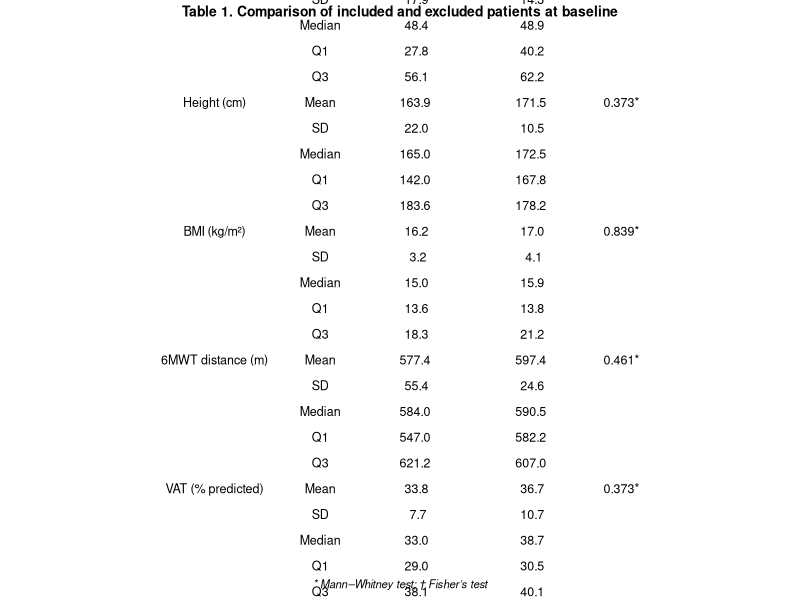

R code for this plot: (Note: this script raises an error after producing the figure.)
## ---- chunk 1
knitr::opts_chunk$set(echo = TRUE, warning = FALSE, message = FALSE)
## ---- chunk 2
packages <- c("readxl", "dplyr", "gridExtra", "tidyr", "ggplot2", "grid")

for (pkg in packages) {
  if (!require(pkg, character.only = TRUE)) {
    install.packages(pkg)
    library(pkg, character.only = TRUE)
  }
}
## ---- chunk 3
# Load package
library(readxl)

# Import datasets
included_data <- read_excel("../data/data_clean.xlsx")
excluded_data <- read_excel("../data/data_excluded.xlsx")

# Check structure
str(included_data)
str(excluded_data)
## ---- chunk 4

library(dplyr)
library(gridExtra)
library(grid)

# Descriptive statistics of included and excluded patients at baseline

# Fonction descriptive
describe <- function(x) {
  data.frame(
    Statistic = c("Mean", "SD", "Median", "Q1", "Q3"),
    Value = c(
      mean(x, na.rm = TRUE),
      sd(x, na.rm = TRUE),
      median(x, na.rm = TRUE),
      quantile(x, 0.25, na.rm = TRUE),
      quantile(x, 0.75, na.rm = TRUE)
    )
  )
}

vars <- c("age", "weight_kg", "height_cm", "bmi_kg_cm2",
          "6minwt_distance_traveled_m_before",
          "vat_before",
          "pedsql_totalself_before")

labels <- c(
  "Age (years)",
  "Weight (kg)",
  "Height (cm)",
  "BMI (kg/m²)",
  "6MWT distance (m)",
  "VAT (% predicted)",
  "PedsQL score (0–100)"
)

# Total sample sizes
n_inc_total <- nrow(included_data)
n_exc_total <- nrow(excluded_data)

table_list <- list()

for(i in seq_along(vars)) {
  
  var <- vars[i]
  
  x <- included_data[[var]]
  y <- excluded_data[[var]]
  
  x_clean <- x[!is.na(x)]
  y_clean <- y[!is.na(y)]
  
  p_val <- round(wilcox.test(x_clean, y_clean, exact = FALSE)$p.value, 3)
  p_val <- paste0(p_val, "*")
  
  inc <- describe(x)
  exc <- describe(y)
  
  df <- data.frame(
    Variable = c(labels[i], rep("", 4)),
    Statistic = inc$Statistic,
    Included = round(inc$Value, 1),
    Excluded = round(exc$Value, 1),
    p_value = c(p_val, rep("", 4))
  )
  
  table_list[[i]] <- df
}

table_final <- do.call(rbind, table_list)

# Sex comparison (Fisher's test)
p_sexe <- fisher.test(table(
  c(included_data$sexe, excluded_data$sexe),
  c(rep("Included", nrow(included_data)),
    rep("Excluded", nrow(excluded_data)))
))$p.value

p_sexe <- paste0(round(p_sexe, 3), "†")

sexe_inc <- table(included_data$sexe)
sexe_exc <- table(excluded_data$sexe)

sex_df <- data.frame(
  Variable = c("Sex (M/F)", rep("", length(sexe_inc)-1)),
  Statistic = names(sexe_inc),
  Included = as.numeric(sexe_inc),
  Excluded = as.numeric(sexe_exc),
  p_value = c(p_sexe, rep("", length(sexe_inc)-1))
)

table_final <- rbind(table_final, sex_df)

# Rename columns with total sample size
colnames(table_final)[3:4] <- c(
  paste0("Included (n=", n_inc_total, ")"),
  paste0("Excluded (n=", n_exc_total, ")")
)

table_final

# Export table as image
n_rows <- nrow(table_final)

png(
  "../figures/Table_1_Comparison_of_included_and_excluded_patients_at_baseline.png",
  width = 900,
  height = 2 + n_rows * 42,
  res = 150
)

tg <- tableGrob(
  table_final,
  rows = NULL,
  theme = ttheme_minimal(  
    core = list(
      fg_params = list(fontsize = 9)
    ),
    colhead = list(
      fg_params = list(fontsize = 10, fontface = "bold")
    )
  )
)

grid.arrange(
  textGrob(
    "Table 1. Comparison of included and excluded patients at baseline",
    gp = gpar(fontsize = 10, fontface = "bold")
  ),
  tg,
  textGrob(
    "* Mann–Whitney test; † Fisher’s test",
    gp = gpar(fontsize = 8, fontface = "italic")
  ),
  ncol = 1,
  heights = c(0.2, 5, 0.3)
)

dev.off()
## ---- chunk 5

# Paired Wilcoxon test
wilcox_test <- wilcox.test(
  included_data$`6minwt_distance_traveled_m_after`,
  included_data$`6minwt_distance_traveled_m_before`,
  paired = TRUE,
  exact = TRUE
)
wilcox_test

# Export Wilcoxon test results to a text file
sink("../results/wilcoxon_test_results.txt")
cat("Paired Wilcoxon Test (6MWT before vs after)\n\n")
print(wilcox_test)
sink()

## ---- chunk 6
library(dplyr)
library(tidyr)
library(ggplot2)

# Data PedsQL before/after
pedsql_data <- included_data %>%
  select(
    pedsql_totalself_before, pedsql_totalself_after,
    pedsql_physiqueself_before, pedsql_physiqueself_after,
    pedsql_emotionself_before, pedsql_emotionself_after,
    pedsql_relationself_before, pedsql_relationself_after,
    pedsql_ecoleself_before, pedsql_ecoleself_after,
    pedsql_psycosocialself_before, pedsql_psycosocialself_after
  ) %>%
  pivot_longer(cols = everything(),
               names_to = "Variable",
               values_to = "Score") %>%
  mutate(
    Time = ifelse(grepl("before", Variable), "Before", "After"),
    Time = factor(Time, levels = c("Before", "After")),
    Dimension = case_when(
      grepl("total", Variable) ~ "Total Score",
      grepl("physique", Variable) ~ "Physical",
      grepl("emotion", Variable) ~ "Emotional",
      grepl("relation", Variable) ~ "Social",
      grepl("ecole", Variable) ~ "School",
      grepl("psycosocial", Variable) ~ "Psychosocial"
    )
  )

# Plot

p_pedsql <- ggplot(pedsql_data, aes(x = Time, y = Score, fill = Dimension)) +
  
  geom_boxplot(alpha = 0.5, outlier.shape = NA) +
  
  facet_wrap(~ Dimension, nrow = 2) +
  
  xlab("") +
  ylab("Score (0–100)") +
  ggtitle("Figure 4. Distribution of PedsQL Scores Before and After Intervention") +
  
  theme_bw() +
  theme(
    strip.text = element_text(face = "bold"),
    legend.position = "none"   
  )
p_pedsql

# Export
ggsave(
  "../figures/Figure_4_PedsQL_Before_After.png",
  plot = p_pedsql,
  width = 8,
  height = 6
)
## ---- chunk 7
# Spearman correlation
cor_test <- cor.test(
  included_data$`6minwt_distance_traveled_m_after`,
  included_data$pedsql_totalself_after,
  method = "spearman"
)

cor_test

# Export Spearman correlation results
sink("../results/spearman_correlation_results.txt")
cat("Spearman correlation (6MWT vs PedsQL)\n\n")
print(cor_test)
sink()

# Viewing
library(ggplot2)

# Create plot
p_corr <- ggplot(included_data, aes(
  x = `6minwt_distance_traveled_m_after`,
  y = pedsql_totalself_after
)) +
  geom_point() +
  xlab("6-Minute Walk Distance (m)") +
  ylab("PedsQL Score (0–100)") +
  ggtitle("Figure 5. Correlation Between Quality of Life and Functional Capacity measured at 6mwt ") +
  theme_minimal()

p_corr

# Export PDF
ggsave(
  "../figures/Figure_5_Correlation_PedsQL_6MWT.png",
  plot = p_corr,
  width = 8,
  height = 6
)
